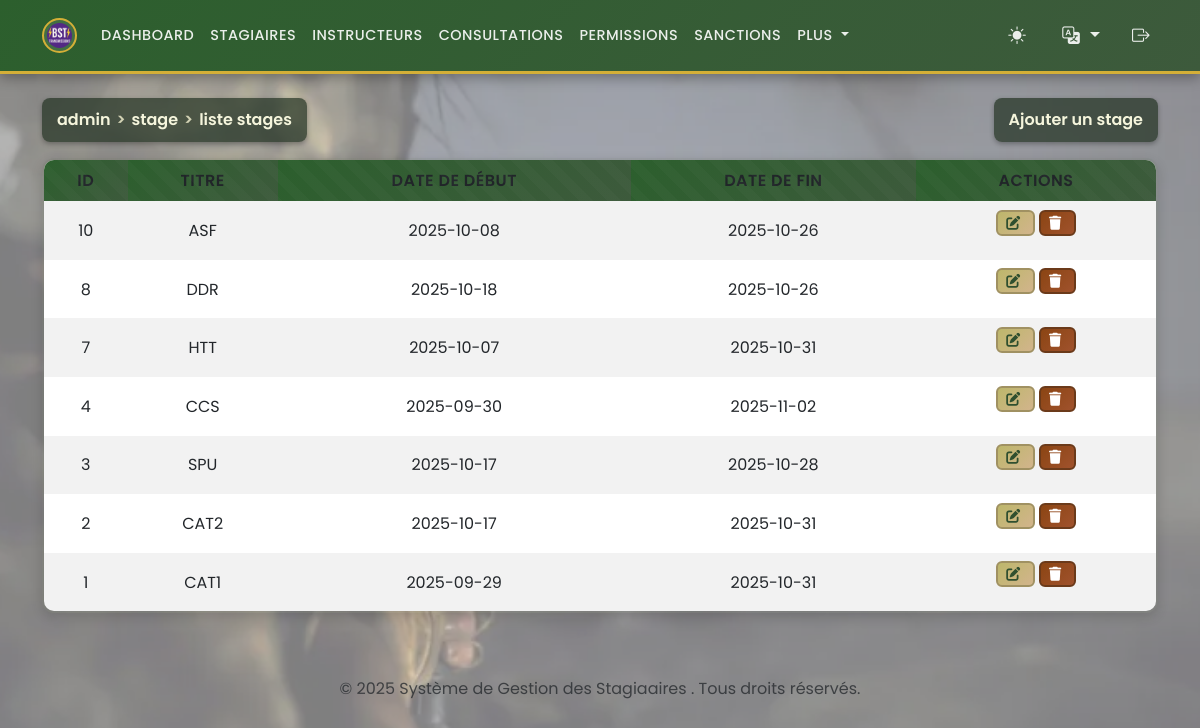
The page /admin/manage_stages.php (signed in) on the database its author committed.
### tables this page shows
CREATE TABLE `stages` (
  `id` int(11) NOT NULL,
  `intitule` varchar(150) NOT NULL,
  `date_debut` date DEFAULT NULL,
  `date_fin` date DEFAULT NULL
);

### functions.php (called while the page is built, shortened)
<?php
if (isset($_GET['lang'])) {
    $lang = $_GET['lang'];
    $_SESSION['lang'] = $lang;
} elseif (isset($_SESSION['lang'])) {
    $lang = $_SESSION['lang'];
} else {
    $lang = 'fr';
    $_SESSION['lang'] = $lang;
}
$lang_file = __DIR__ . '/lang/' . $lang . '.php';
if (file_exists($lang_file)) {
    $translations = include $lang_file;
} else {
    $translations = include __DIR__ . '/lang/fr.php';
}
?>

### admin/manage_stages.php (the view, shortened to what this page needs)
<?php
require '../functions.php';
$stages = $pdo->query("SELECT * FROM stages ORDER BY id DESC")->fetchAll();
?>
<?php include '../templates/header.php'; ?>
<div class="d-flex justify-content-between align-items-center mb-3">
<div class="breadcrumb-header"><?php echo htmlspecialchars($translations['breadcrumb_admin']); ?> <span>></span> <?php echo htmlspecialchars($translations['breadcrumb_stage']); ?> <span>></span> <?php echo htmlspecialchars($translations['breadcrumb_liste_stages']); ?></div>
<button class="breadcrumb-header" data-bs-toggle="modal" data-bs-target="#addStageModal"><?php echo htmlspecialchars($translations['add_course'] ?? 'إضافة دورة'); ?></button>
</div>
<table class="table table-striped">
    <thead>
        <tr>
            <th><?php echo htmlspecialchars($translations['id'] ?? 'ID'); ?></th>
            <th><?php echo htmlspecialchars($translations['title'] ?? 'المسمى'); ?></th>
            <th><?php echo htmlspecialchars($translations['start_date'] ?? 'تاريخ البداية'); ?></th>
            <th><?php echo htmlspecialchars($translations['end_date'] ?? 'تاريخ النهاية'); ?></th>
            <th><?php echo htmlspecialchars($translations['actions'] ?? 'إجراءات'); ?></th>
        </tr>
    </thead>
    <tbody>
        <?php foreach ($stages as $stage): ?>
        <tr>
            <td><?php echo $stage['id']; ?></td>
            <td><?php echo $stage['intitule']; ?></td>
            <td><?php echo $stage['date_debut']; ?></td>
            <td><?php echo $stage['date_fin']; ?></td>
            <td>
                <button class="btn btn-sm btn-warning" data-bs-toggle="modal" data-bs-target="#editStageModal<?php echo $stage['id']; ?>"><i class="fas fa-edit"></i></button>
                <form method="post" action="../actions/delete_stage.php" style="display:inline-block;" onsubmit="return confirm('<?php echo htmlspecialchars($translations['confirm_delete_stage'] ?? 'Are you sure you want to delete this stage?'); ?>');">
                    <button type="submit" class="btn btn-sm btn-danger"><i class="fas fa-trash"></i></button>
                </form>
            </td>
        </tr>
        <?php endforeach; ?>
    </tbody>
</table>
<?php include '../templates/footer.php'; ?>

### templates/header.php (style rules this page uses)
:root { --body-bg: #ffffff; --body-color: #000000; --military-primary: #2C5F2D; --military-secondary: #3D5A3C; --military-accent: #8B7355; --military-gold: #D4AF37; --military-dark: #1A3A1A; }
body { background-color: var(--body-bg) !important; color: var(--body-color) !important; font-family: 'Poppins', sans-serif; transition: background-color 0.3s ease; }
body::before { content: ''; position: fixed; top: 0; left: 0; width: 100%; height: 100%; background: url('/pbst_app/images/bg1.webp') no-repeat center center fixed; background-size: cover; opacity: 0.5; z-index: -1; }
table { background: linear-gradient(135deg, rgba(76, 91, 65, 0.15) 0%, rgba(58, 73, 47, 0.10) 100%); border-radius: 12px; overflow: hidden; width: 100%; border: 2px solid var(--military-secondary); box-shadow: 0 4px 12px rgba(0, 0, 0, 0.15); position: relative; }
table::before { content: ''; position: absolute; top: 0; left: 0; right: 0; bottom: 0; background: repeating-linear-gradient( 45deg, transparent, transparent 10px, rgba(255, 255, 255, 0.02) 10px, rgba(255, 255, 255, 0.02) 20px ); pointer-events: none; border-radius: 12px; }
table th { background: linear-gradient(135deg, var(--military-primary) 0%, var(--military-secondary) 100%); color: #fff; text-align: center; vertical-align: middle; font-weight: 600; text-transform: uppercase; letter-spacing: 0.5px; border-bottom: 2px solid var(--military-gold); }
table td, table th { text-align: center; vertical-align: middle; padding: 0.75rem; border: none; }
table tbody tr { transition: all 0.3s ease; }
.btn { border-radius: 6px; font-weight: 600; text-transform: uppercase; letter-spacing: 0.5px; transition: all 0.3s ease; border: 2px solid transparent; position: relative; overflow: hidden; }
.btn::before { content: ''; position: absolute; top: 0; left: -100%; width: 100%; height: 100%; background: linear-gradient(90deg, transparent, rgba(255, 255, 255, 0.2), transparent); transition: left 0.5s; }
.btn-warning { background: linear-gradient(135deg, #BDB76B 0%, #D2B48C 100%); color: #2F4F2F; border-color: #A09162; }
.btn-danger { background: linear-gradient(135deg, #8B4513 0%, #A0522D 100%); color: #fff; border-color: #6B3A1A; }
.btn i { font-weight: 900; margin-right: 0.25rem; }
.breadcrumb-header { background: rgba(34, 49, 34, 0.7); color: #f5f5dc; font-weight: 600; font-family: 'Poppins', sans-serif; padding: 10px 15px; border-radius: 8px; display: flex; align-items: center; box-shadow: 0 2px 5px rgba(0, 0, 0, 0.3); cursor: pointer; border: none; outline: none; }
.breadcrumb-header span { margin: 0 6px; color: #d2d2b4; }

### rows shown on the page
stages: id "10", intitule "ASF", date_debut "2025-10-08", date_fin "2025-10-26"
stages: id "8", intitule "DDR", date_debut "2025-10-18", date_fin "2025-10-26"
stages: id "7", intitule "HTT", date_debut "2025-10-07", date_fin "2025-10-31"
stages: id "4", intitule "CCS", date_debut "2025-09-30", date_fin "2025-11-02"
stages: id "3", intitule "SPU", date_debut "2025-10-17", date_fin "2025-10-28"
stages: id "2", intitule "CAT2", date_debut "2025-10-17", date_fin "2025-10-31"
stages: id "1", intitule "CAT1", date_debut "2025-09-29", date_fin "2025-10-31"

### other values the page prints
$translations['dashboard'] "DASHBOARD"
$translations['trainees'] "STAGIAIRES"
$translations['Instructeurs'] "INSTRUCTEURS"
$translations['consultations'] "CONSULTATIONS"
$translations['permissions'] "PERMISSIONS"
$translations['sanctions'] "SANCTIONS"
$translations['plus'] "PLUS"
$translations['breadcrumb_admin'] "admin"
$translations['breadcrumb_stage'] "stage"
$translations['breadcrumb_liste_stages'] "liste stages"
$translations['add_course'] "Ajouter un stage"
$translations['id'] "ID"
$translations['title'] "TITRE"
$translations['start_date'] "DATE DE DÉBUT"
$translations['end_date'] "DATE DE FIN"
